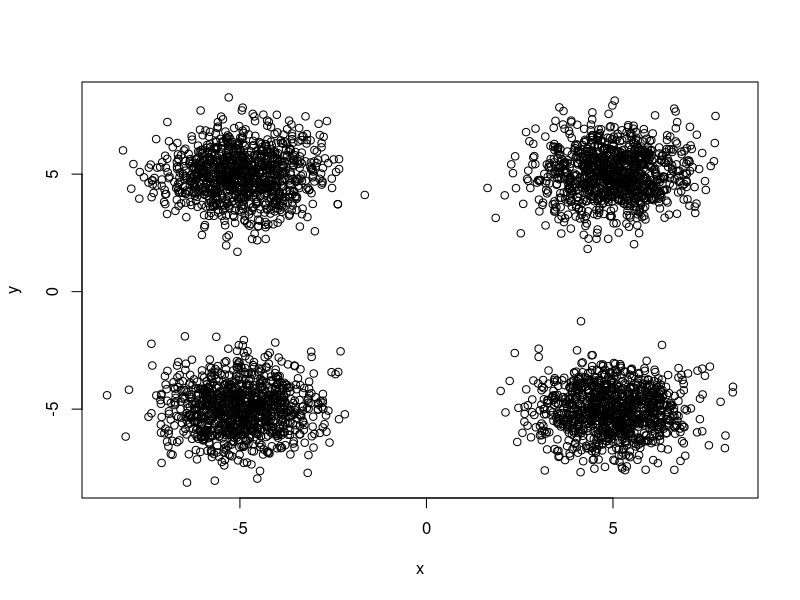
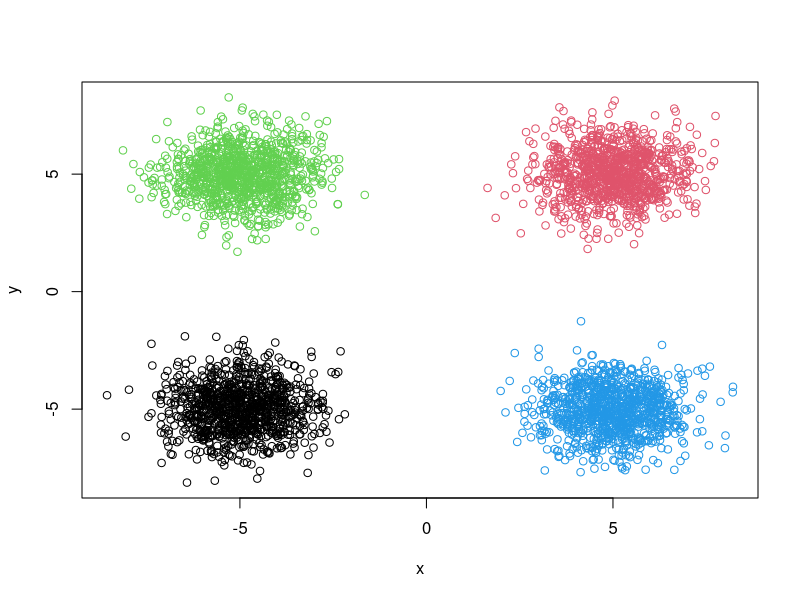

Here is the R script that generated these plots, in order:
## 4개의 정규분포

set.seed(1000)
df=runif(1000,-1,1)

x1 = rnorm(df,mean=5,sd=1)
y1 = rnorm(df, mean=5, sd=1)

x2 = rnorm(df, mean=5, sd=1)
y2 = rnorm(df, mean=-5, sd=1)

x3 = rnorm(df, mean=-5, sd=1)
y3 = rnorm(df, mean=-5, sd=1)

x4 = rnorm(df, mean=-5, sd=1)
y4 = rnorm(df, mean=5, sd=1)

x = c(x1,x2,x3,x4)
y = c(y1,y2,y3,y4)


simulated_df = data.frame(x,y)

par(mfrow=c(1,1))
# cluter=4

kmeans_m = kmeans(simulated_df, centers=4, iter.max=1000)

 
plot(x=x,y=y)

plot(x=x,y=y, col=kmeans_m$cluster)